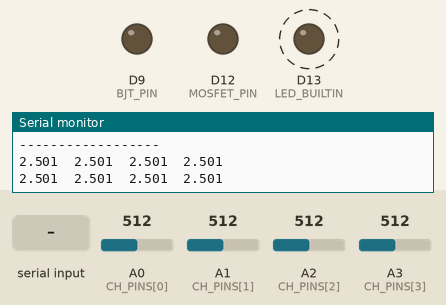
The sketch below on a simulated Arduino Uno R4 Minima. Shown: output pins drawn as LEDs (lit = HIGH), the last lines printed to the serial monitor. Dashed ring = blinking. Inputs (shaded band) come from the test bench; at power-on: A0 (CH_PINS[0]) = 512, A1 (CH_PINS[1]) = 512, A2 (CH_PINS[2]) = 512, A3 (CH_PINS[3]) = 512 (analog values on the 0–1023 scale).

Above: at 1.2 s.
1.3 s: "1\n" received over Serial
At 1.62 s:
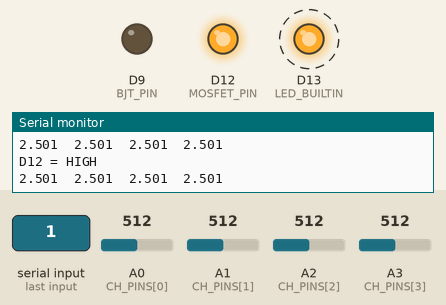
4.3 s: "0\n" received over Serial
At 5.2 s:
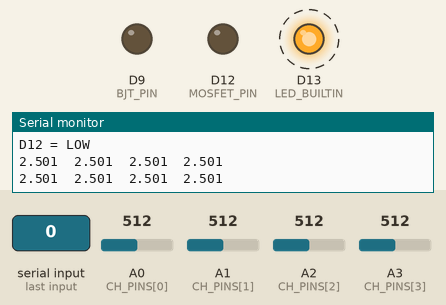
7.3 s: "t\n" received over Serial
At 8.5 s:
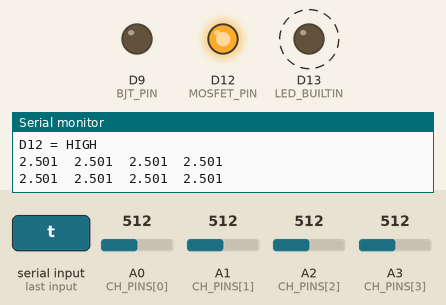
Timing chart, 0 to 16.3 s (numbered marks = the images above; inputs shaded):
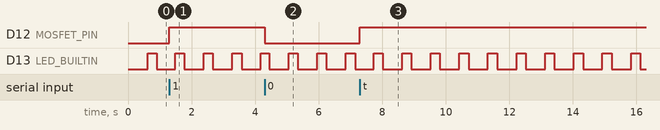

Measured:
- after the input at 1.3 s, D12 (MOSFET_PIN): LOW → HIGH at once
- after the input at 4.3 s, D12 (MOSFET_PIN): HIGH → LOW at once
- after the input at 7.3 s, D12 (MOSFET_PIN): LOW → HIGH at once
- by itself, D13 (LED_BUILTIN): alternates HIGH for 0.29 s and LOW for 0.61 s

The sketch:

INEL26_S2_A1_A2.ino
```cpp
// ============================================================
// PRACTICAS INEL SESIÓN 2 - ACTIVIDADES 1 Y 2
// Compatible con Arduino Uno R3 y Uno R4 Minima
// cambiando BOARD_IS_R4=true/false
//
// ACTIVIDAD 1 (MOSFET):
//   D12 -> Rin -> gate
//   A0 = Vg
//   A1 = Vd
//   A2 = Vcc
//   A3 =
//
// ACTIVIDAD 2 (BJT PWM):
//   D9 -> Rin -> base
//   A0 = Vb
//   A1 = Vc
//   A2 = Vled o Vr
//   A3 = Vin (Pin D9)
//
// COMANDOS SERIE:
//   h        ayuda
//   m1       modo actividad 1 (BJT)
//   m2       modo actividad 2 (MOSFET)
//
//   0        en modo BJT: D13 = LOW
//   1        en modo BJT: D13 = HIGH
//   t        en modo BJT: toggle D13
//
//   a       en modo MOSFET: PWM 0%
//   b       en modo MOSFET: PWM 25%
//   c       en modo MOSFET: PWM 50%
//   d       en modo MOSFET: PWM 75%
//   e       en modo MOSFET: PWM 100%
//   t       en modo MOSFET: siguiente PWM
//
// Salida periódica:
//   A0<TAB>A1<TAB>A2<TAB>A3
// ============================================================


// ---------------- USER SETTINGS ----------------

// Placa: true = Uno R4 Minima, false = Uno R3
static const bool BOARD_IS_R4 = true;

// Mostrar en voltios o cuentas
static const bool OUTPUT_VOLTS = true;

// Velocidad serie
static const uint32_t BAUD = 1000000;

// Muestreo interno (frames/s)
static const uint32_t SAMPLE_RATE_HZ = 2000;

// Frecuencia de impresión por serie
static const uint32_t OUTPUT_RATE_HZ = 2;

// Referencia ADC usada para convertir a voltios
static const float VREF_VOLTS = 5.0f;

// Resolución ADC según placa
static const uint8_t ADC_BITS = BOARD_IS_R4 ? 12 : 10;

// Tiempos On y Off de parpadeo del Led en milisegundos
static const uint32_t LED_MILIS_ON = 100;
static const uint32_t LED_MILIS_OFF = 200;
static const uint32_t LED_SAMPLES_ON = (LED_MILIS_ON * SAMPLE_RATE_HZ) / 1000;
static const uint32_t LED_SAMPLES_OFF = (LED_MILIS_OFF * SAMPLE_RATE_HZ) / 1000;

// ------------------------------------------------


// Pines analógicos
static const uint8_t CH_PINS[4] = {A0, A1, A2, A3};

// Pines de control
static const uint8_t MOSFET_PIN = 12;    // Actividad 1
static const uint8_t BJT_PIN = 9;        // Actividad 2 (PWM)

// Parámetros derivados
static const uint16_t ADC_MAX = (1u << ADC_BITS) - 1;

// Estados
enum Mode {
  MODE_MOSFET = 1,
  MODE_BJT = 2
};

static Mode currentMode = MODE_MOSFET;
static bool mosfetState = false;
static uint8_t pwmPercent = 0;


// ---------- Utilidades ----------

static inline float countsToVolts(float counts) {
  return counts * (VREF_VOLTS / (float)ADC_MAX);
}

static inline uint8_t pwmPercentToValue(uint8_t percent) {
  if (percent >= 100) return 255;
  return (uint8_t)((percent * 255UL) / 100UL);
}

void applyOutputs() {
  if (currentMode == MODE_MOSFET) {
    digitalWrite(MOSFET_PIN, mosfetState ? HIGH : LOW);
    analogWrite(BJT_PIN, 0);
  } else {
    digitalWrite(MOSFET_PIN, LOW);
    analogWrite(BJT_PIN, pwmPercentToValue(pwmPercent));
  }
}

void printStatus() {
  Serial.println();
  Serial.println(F("----- ESTADO -----"));
  Serial.print(F("Modo: "));
  if (currentMode == MODE_MOSFET) {
    Serial.println(F("Actividad 1 - MOSFET"));
    Serial.print(F("D12 = "));
    Serial.println(mosfetState ? F("HIGH") : F("LOW"));
  } else {
    Serial.println(F("Actividad 2 - BJT PWM"));
    Serial.print(F("PWM D9 = "));
    Serial.print(pwmPercent);
    Serial.println(F("%"));
  }

  Serial.print(F("Placa: "));
  Serial.println(BOARD_IS_R4 ? F("UNO R4 Minima") : F("UNO R3"));

  Serial.print(F("ADC bits: "));
  Serial.println(ADC_BITS);

  Serial.print(F("Vref conversion: "));
  Serial.println(VREF_VOLTS, 3);
  Serial.println(F("------------------"));
  Serial.println();

}

void printHelp() {
  Serial.println();
  Serial.println(F("=== COMANDOS ==="));
  Serial.println(F("h        -> ayuda"));
  Serial.println(F("s        -> estado actual"));
  Serial.println(F("m1       -> modo actividad 1 (MOSFET, D12)"));
  Serial.println(F("m2       -> modo actividad 2 (BJT PWM, D9)"));
  Serial.println();
  Serial.println(F("Modo MOSFET:"));
  Serial.println(F("  0      -> D12 LOW"));
  Serial.println(F("  1      -> D12 HIGH"));
  Serial.println(F("  t      -> toggle D12"));
  Serial.println();
  Serial.println(F("Modo BJT PWM:"));
  Serial.println(F("  a     -> PWM 0%"));
  Serial.println(F("  b     -> PWM 25%"));
  Serial.println(F("  c     -> PWM 50%"));
  Serial.println(F("  d     -> PWM 75%"));
  Serial.println(F("  e     -> PWM 100%"));
  Serial.println(F("  t     -> siguiente PWM: 0,25,50,75,100,0..."));
  Serial.println();
  Serial.println(F("Salida: A0<TAB>A1<TAB>A2<TAB>A3"));
  Serial.println();
}

void handleCommand(String cmd) {
  cmd.trim();
  if (cmd.length() == 0) return;

  if (cmd == "h" || cmd == "help") {
    printHelp();
    return;
  }

  if (cmd == "s") {
    printStatus();
    return;
  }

  if (cmd == "m1") {
    currentMode = MODE_MOSFET;
    applyOutputs();
    Serial.println(F("Modo cambiado a Actividad 1 (MOSFET)"));
    return;
  }

  if (cmd == "m2") {
    currentMode = MODE_BJT;
    applyOutputs();
    Serial.println(F("Modo cambiado a Actividad 2 (BJT PWM)"));
    return;
  }

  if (currentMode == MODE_MOSFET) {
    if (cmd == "0") {
      mosfetState = false;
      applyOutputs();
      Serial.println(F("D12 = LOW"));
      return;
    }

    if (cmd == "1") {
      mosfetState = true;
      applyOutputs();
      Serial.println(F("D12 = HIGH"));
      return;
    }

    if (cmd == "t" || cmd == "T") {
      mosfetState = !mosfetState;
      applyOutputs();
      Serial.print(F("D12 = "));
      Serial.println(mosfetState ? F("HIGH") : F("LOW"));
      return;
    }
  }

  if (currentMode == MODE_BJT) {
    if (cmd == "a") {
      pwmPercent = 0;
      applyOutputs();
      Serial.println(F("PWM D9 = 0%"));
      return;
    }

    if (cmd == "b") {
      pwmPercent = 25;
      applyOutputs();
      Serial.println(F("PWM D9 = 25%"));
      return;
    }

    if (cmd == "c") {
      pwmPercent = 50;
      applyOutputs();
      Serial.println(F("PWM D9 = 50%"));
      return;
    }

    if (cmd == "d") {
      pwmPercent = 75;
      applyOutputs();
      Serial.println(F("PWM D9 = 75%"));
      return;
    }

    if (cmd == "e") {
      pwmPercent = 100;
      applyOutputs();
      Serial.println(F("PWM D9 = 100%"));
      return;
    }

    if (cmd == "t" || cmd == "T") {
      pwmPercent += 25;
      if (pwmPercent > 100) {
        pwmPercent = 0;
      }
      applyOutputs();
      Serial.print(F("PWM D9 = "));
      Serial.print(pwmPercent);
      Serial.println(F("%"));
      return;
  	}
  }

  Serial.print(F("Comando no reconocido: "));
  Serial.println(cmd);
}

void handleSerial() {
  while (Serial.available() > 0) {
    String cmd = Serial.readStringUntil('\n');
    handleCommand(cmd);
  }
}


// ---------- Setup ----------

void setup() {
  Serial.begin(BAUD);
  while (!Serial) {}

  pinMode(BJT_PIN, OUTPUT);
  pinMode(MOSFET_PIN, OUTPUT);
  pinMode(LED_BUILTIN, OUTPUT);
  digitalWrite(LED_BUILTIN, LOW);

  digitalWrite(MOSFET_PIN, LOW);
  analogWrite(BJT_PIN, 0);

#if defined(ARDUINO_UNOR4_MINIMA) || defined(ARDUINO_UNOR4_WIFI)
  if (BOARD_IS_R4) {
    analogReadResolution(12);
  }
#endif

  // Warm-up ADC
  for (uint8_t i = 0; i < 4; i++) {
    (void)analogRead(CH_PINS[i]);
  }

  printHelp();
  printStatus();
  applyOutputs();
}


// ---------- Loop ----------

void loop() {
  handleSerial();

  const uint32_t sampleIntervalUs = 1000000UL / SAMPLE_RATE_HZ;
  static uint32_t nextSampleUs = micros();

  const uint32_t outputIntervalMs = 1000UL / OUTPUT_RATE_HZ;
  static uint32_t lastOutputMs = millis();

  static bool ledStateOn = false;

  static uint32_t sum0 = 0;
  static uint32_t sum1 = 0;
  static uint32_t sum2 = 0;
  static uint32_t sum3 = 0;
  static uint32_t n = 0;
  static uint32_t countSamples = 0; // Para el parpadeo rápido del led

  uint32_t nowUs = micros();
  if ((int32_t)(nowUs - nextSampleUs) >= 0) {
    nextSampleUs += sampleIntervalUs;

    sum0 += (uint32_t)analogRead(CH_PINS[0]);
    sum1 += (uint32_t)analogRead(CH_PINS[1]);
    sum2 += (uint32_t)analogRead(CH_PINS[2]);
    sum3 += (uint32_t)analogRead(CH_PINS[3]);
    n++;

    // Parpadeo Led
    countSamples++;
    if (ledStateOn) {
      if (countSamples > LED_SAMPLES_ON) {
        digitalWrite(LED_BUILTIN, LOW);
        ledStateOn = false;
        countSamples = 0;
      }
    }
    else {
      if (countSamples > LED_SAMPLES_OFF) {
        digitalWrite(LED_BUILTIN, HIGH);
        ledStateOn = true;
        countSamples = 0;
      }
    }
  }

  uint32_t nowMs = millis();
  if (nowMs - lastOutputMs >= outputIntervalMs) {
    lastOutputMs += outputIntervalMs;

    if (n == 0) return;

    float avg0 = (float)sum0 / (float)n;
    float avg1 = (float)sum1 / (float)n;
    float avg2 = (float)sum2 / (float)n;
    float avg3 = (float)sum3 / (float)n;

    sum0 = 0;
    sum1 = 0;
    sum2 = 0;
    sum3 = 0;
    n = 0;

    if (!OUTPUT_VOLTS) {
      Serial.print((int)(avg0 + 0.5f)); Serial.print('\t');
      Serial.print((int)(avg1 + 0.5f)); Serial.print('\t');
      Serial.print((int)(avg2 + 0.5f)); Serial.print('\t');
      Serial.println((int)(avg3 + 0.5f));
    } else {
      float v0 = countsToVolts(avg0);
      float v1 = countsToVolts(avg1);
      float v2 = countsToVolts(avg2);
      float v3 = countsToVolts(avg3);

      Serial.print(v0, 3); Serial.print('\t');
      Serial.print(v1, 3); Serial.print('\t');
      Serial.print(v2, 3); Serial.print('\t');
      Serial.println(v3, 3);
    }
  }
}
```
